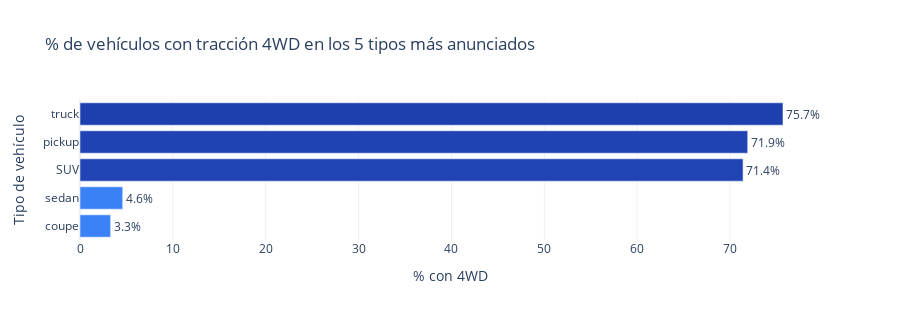

The cell this chart's notebook holds for it:
### Code cell
# ¿Distribución de tracción 4WD en los segmentos líderes?
count_by_type = df["type"].value_counts().reset_index()
count_by_type.columns = ["type", "anuncios"]
top_types = count_by_type.nlargest(5, "anuncios")["type"].tolist()
df_top = df[df["type"].isin(top_types)]
pct_4wd = df_top.groupby("type", observed=True).agg(
    total=("is_4wd", "count"),
    con_4wd=("is_4wd", "sum")
).assign(pct_4wd=lambda x: (x["con_4wd"] / x["total"] * 100).round(1)).reset_index()
pct_4wd = pct_4wd.sort_values("pct_4wd", ascending=True)
fig_4wd = px.bar(
    pct_4wd,
    x="pct_4wd",
    y="type",
    orientation="h",
    title="% de vehículos con tracción 4WD en los 5 tipos más anunciados",
    labels={"pct_4wd": "% con 4WD", "type": "Tipo de vehículo"},
    template="plotly_white",
    text="pct_4wd",
    color="pct_4wd",
    color_continuous_scale=[[0, "#3B82F6"], [1, "#1E40AF"]]
)
fig_4wd.update_traces(texttemplate="%{text:.1f}%", textposition="outside")
fig_4wd.update_layout(height=320, showlegend=False, coloraxis_showscale=False)
fig_4wd.show(config=_config)

### Figure 1 — Plotly figure (JSON) as saved in the notebook; plotly's stock layout.template omitted (floating-point values rounded to 4 significant figures)
{"data": [{"hovertemplate": "% con 4WD=%{marker.color}<br>Tipo de vehículo=%{y}<extra></extra>", "legendgroup": "", "marker": {"color": [3.3, 4.6, 71.4, 71.9, 75.7], "coloraxis": "coloraxis", "pattern": {"shape": ""}}, "name": "", "orientation": "h", "showlegend": false, "text": [3.3, 4.6, 71.4, 71.9, 75.7], "textposition": "outside", "texttemplate": "%{text:.1f}%", "type": "bar", "x": [3.3, 4.6, 71.4, 71.9, 75.7], "xaxis": "x", "y": ["coupe", "sedan", "SUV", "pickup", "truck"], "yaxis": "y"}], "layout": {"barmode": "relative", "coloraxis": {"colorbar": {"title": {"text": "% con 4WD"}}, "colorscale": [[0, "#3B82F6"], [1, "#1E40AF"]], "showscale": false}, "height": 320, "legend": {"tracegroupgap": 0}, "showlegend": false, "title": {"text": "% de vehículos con tracción 4WD en los 5 tipos más anunciados"}, "xaxis": {"anchor": "y", "domain": [0, 1], "title": {"text": "% con 4WD"}}, "yaxis": {"anchor": "x", "domain": [0, 1], "title": {"text": "Tipo de vehículo"}}}}
